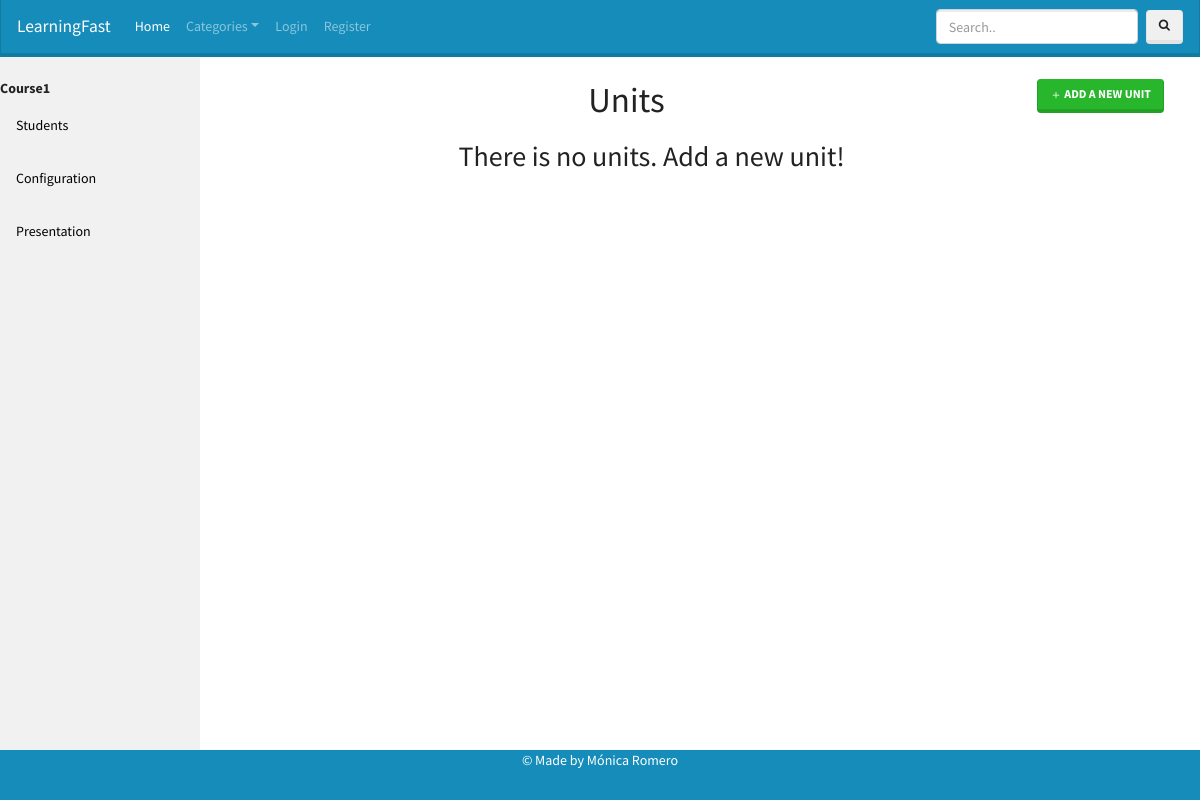
Page /teacher/course_details/1 on the earlier database version.
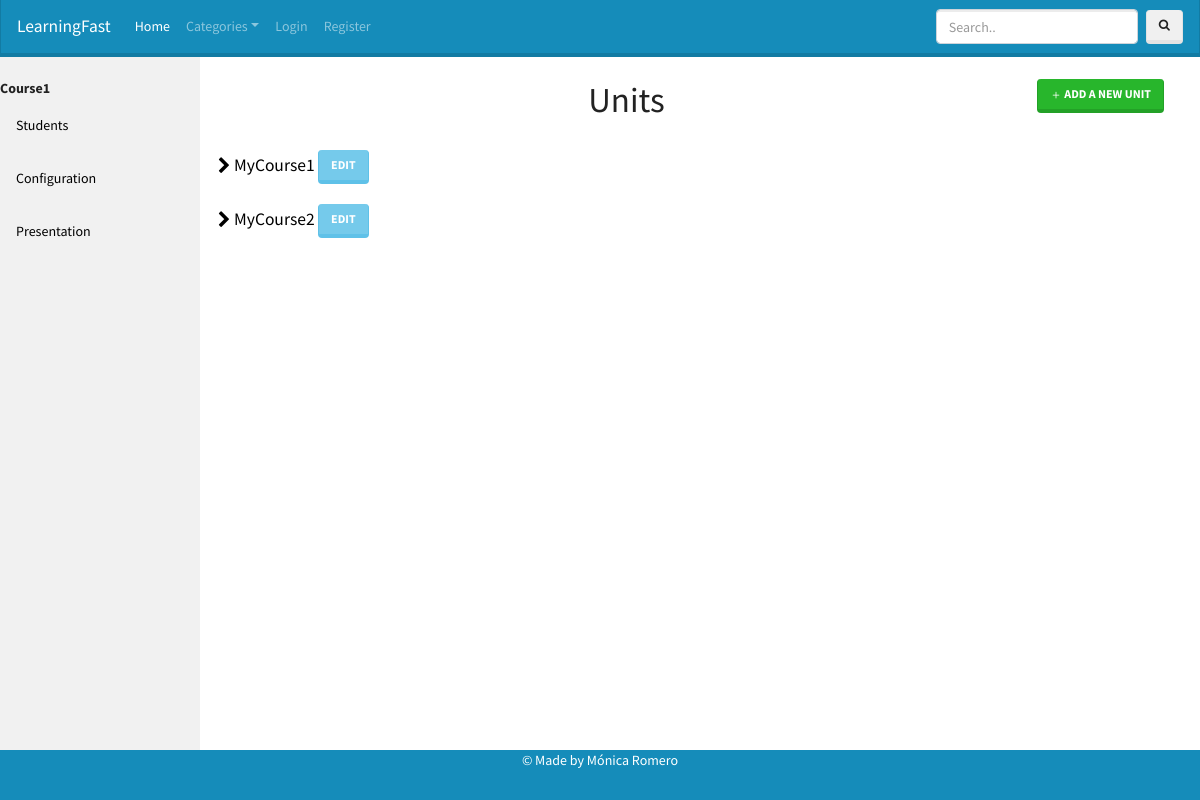
Same page on the later database version.
### courses/models.py (models this page shows)
class Unit(models.Model):
    name = models.CharField(max_length=64)
    author = models.ForeignKey(
        User, on_delete=models.CASCADE, related_name="unit_author")
    course = models.ForeignKey(
        Course, on_delete=models.CASCADE, related_name="course_unit")

### courses/views.py (the view)
# urls.py: path('teacher/course_details/<int:course_id>', views.course_details, name='course_details'),
def course_details(request, course_id):
    try:
        course = Course.objects.get(pk=course_id)
        units = Unit.objects.filter(course__id=course_id)
    except Course.DoesNotExist:
        return render(request, "courses/error.html", {'error': "Course doesn't exist", })
    context = {
        'course': course,
        'units': units
    }
    return render(request, 'courses/course_settings.html', context)

### courses/templatetags/custom_tags.py (called while the page is built)
@register.filter
def in_unit(sections, unit_id):
    try:
        unit= Unit.objects.get(pk=unit_id)
        sections = Section.objects.filter(unit=unit)
        return sections
    except Unit.DoesNotExist:
        return render(request, "courses/error.html", {'error': "Unit doesn't exist", })

### courses/templates/courses/course_settings.html (shortened to what this page needs)
{% extends 'courses/base.html' %}
{% load static %}
{% load custom_tags %}
{% block style %}
<link rel="stylesheet" href="{% static 'css/index.css' %}">
{% endblock %}
{% block main %}
<div class="sidebar">
    <span style="float:none; padding-top: 30px; display: block;"><strong>{{course.name}}</strong></span>
    <a href="#home">Students</a>
    <a href="{% url 'edit_course' course.id %}">Configuration</a>
    <a href="{% url 'course' course.id %}">Presentation</a>
</div>
<div id="wrap">
    <div id="main">
        <div class="content">
            <a href="{% url 'create_unit' course.id%}" class="btn btn-success right">
                Add a new unit</a>
            <h1 class="title-units">Units</h1>
            {% if units %}
            {% for unit in units %}
            <div class="units text-center">
                <button class="button-units btn-lg" aria-haspopup="true" aria-expanded="false" value={{unit.id}}
                    onclick="toggle(this)">
                    <span class="fa fa-chevron-right" aria-hidden="true"></span>
                    {{unit.name}}
                    <a class="btn btn-info" href="{% url 'edit_unit' course.id unit.id %}">Edit</a>
                </button>
            </div>
            {% endfor %}
            {% else %}
            <h2 class="title-nounits"> There is no units. Add a new unit!</h2>
            {% endif %}
        </div>
    </div>
</div>
{% endblock %}

Differences in the rows shown:
added Unit: {{ unit.id }} 1 (drawn), name "MyCourse1"
added Unit: {{ unit.id }} 2 (drawn), name "MyCourse2"
Other differences:
text no longer shown: "There is no units. Add a new unit!"
